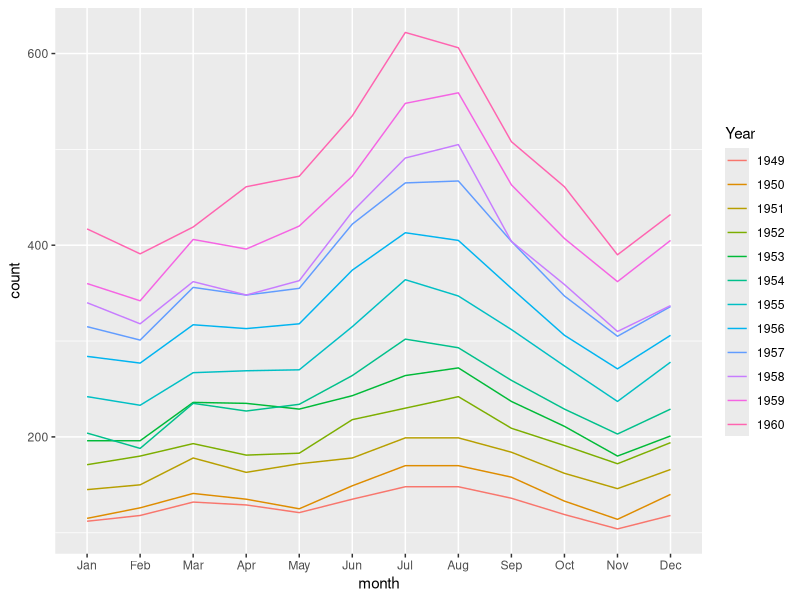
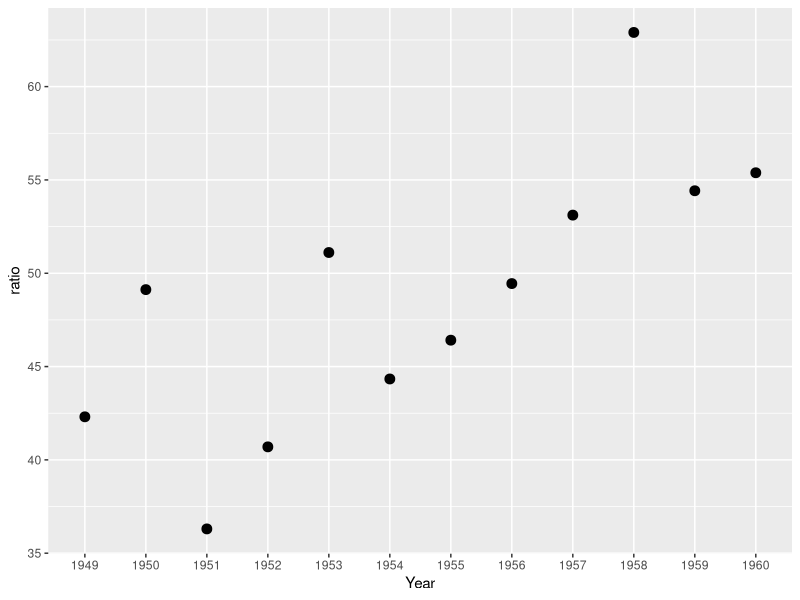
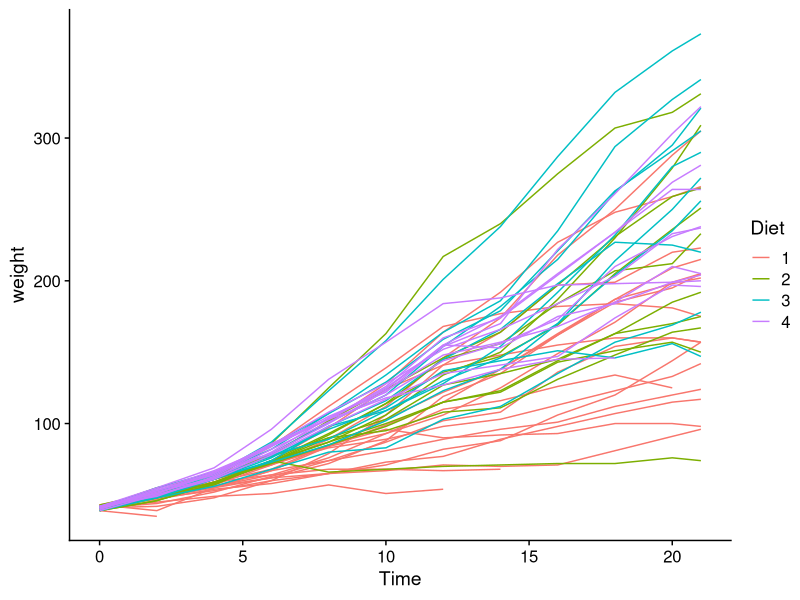
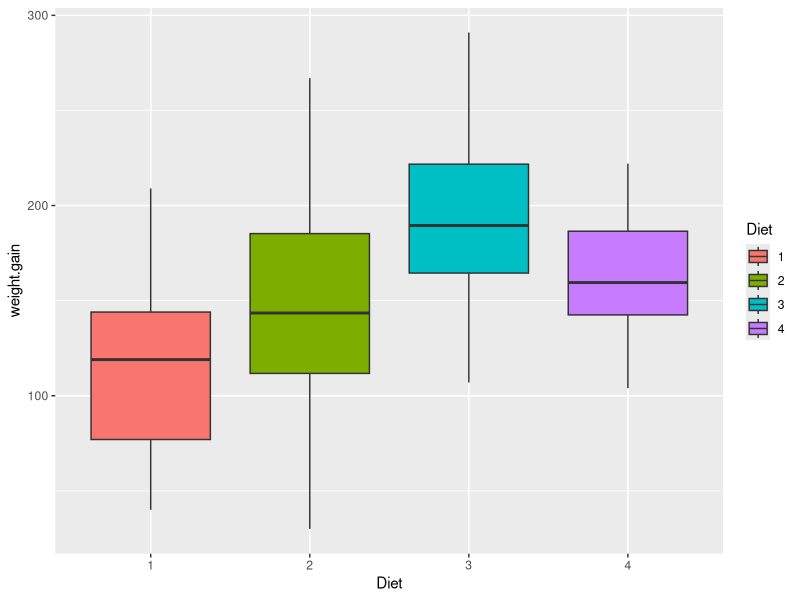

These figures' R source, in order:
## ---- chunk 1
#| label: packages

library(tidyverse)
library(cowplot)
## ---- chunk 2
# Load and inspect the data, a little reshaping to get in to an easy to read format for you.
AP_matrix <- matrix(AirPassengers, nrow = length(unique(floor(time(AirPassengers)))), byrow = TRUE)
colnames(AP_matrix) <- month.abb
rownames(AP_matrix) <- unique(floor(time(AirPassengers)))
AP_df <- as.data.frame(AP_matrix)
AP_df$Year <- rownames(AP_matrix)
dim(AP_df)

# A. Is the data long or wide? What form does it need to be in?

dat <- AP_df |>
  pivot_longer(cols = 1:12, names_to = "month", values_to = "count")

glimpse(dat)
dat$month <- factor(dat$month, levels = month.abb)


# B. How can we extract the the most and least traveled months each year? 

dat |>
  group_by(Year) |>
  summarise(max = max(count),
            max_month = month[which.max(count)],
            min = min(count),
            min_month = month[which.min(count)],)

dat |>
  group_by(Year) |>
  ggplot(aes (x = month, y = count, group = Year, color = Year)) + geom_line()
## ---- chunk 3
# To answer this question we need to find the ratio of Aug and Nov travelers. We need the data in the wide format.

AP_df

# how can we add the ratio?
AP_df |> mutate(ratio = ((Aug/Nov)-1)*100) |>
  ggplot(aes(x = Year, y = ratio)) + geom_point(size = 3)

## ---- chunk 4
# First lets just look at the data.
glimpse(ChickWeight)

# Second, look at the distribution of the data. Count how many timepoints was measured nad how many chicks were in each Diet. 

ChickWeight |> count(Diet)
ChickWeight |> count(Chick)
n_distinct(ChickWeight$Chick)

ChickWeight |> count(Time)


ChickWeight |> 
  group_by(Diet) |>
  count(Chick)

ChickWeight |> 
  filter(Time == 0) |>
  count(Diet)

ChickWeight |> 
  group_by(Diet) |>
  summarize(no.chicks = n_distinct(Chick))

## ---- chunk 5
# we can plot it to get a first view

ChickWeight |>
  ggplot(aes(x = Time, y = weight, group = Chick, color = Diet)) + 
  geom_line() +
  theme_cowplot()

ChickWeight |>
  pivot_wider(names_from = Time, names_prefix = "day_", values_from = weight) |>
  mutate(weight.gain = day_18 - day_0) |>
  ggplot(aes(x = Diet, y = weight.gain, fill = Diet)) + geom_boxplot()

data <- ChickWeight |>
  pivot_wider(names_from = Time, names_prefix = "day_", values_from = weight) |>
  mutate(weight.gain = day_18 - day_0)

mod <- aov(weight.gain ~ Diet, data = data)
summary(mod)
TukeyHSD(mod)
pairwise.t.test(data$weight.gain, data$Diet, p.adjust.method = "BH")

library(lme4)
library(lmerTest)

mod <- lmer(weight ~ Diet * Time + (1|Chick), data = ChickWeight)
summary(mod)
